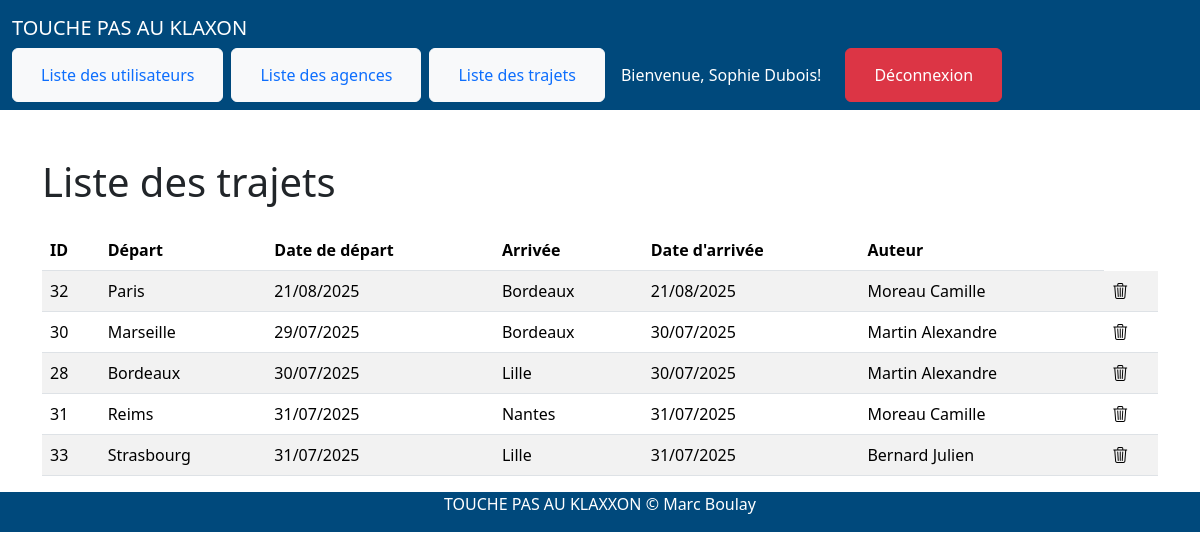
/templates/adminTrajetsList.php (signed in), run on the app's committed database.
### tables this page shows
CREATE TABLE `trajets` (
  `id` int(11) NOT NULL,
  `depart` int(11) NOT NULL,
  `date_depart` date NOT NULL,
  `heure_depart` time NOT NULL,
  `arrivee` int(11) NOT NULL,
  `date_arrivee` date NOT NULL,
  `heure_arrivee` time NOT NULL,
  `nbr_places` int(11) NOT NULL,
  `places_dispo` int(11) NOT NULL,
  `contact` int(11) NOT NULL
);

CREATE TABLE `agences` (
  `id` int(11) NOT NULL,
  `ville` varchar(50) NOT NULL
);

CREATE TABLE `users` (
  `id` int(11) NOT NULL,
  `nom` varchar(50) NOT NULL,
  `prenom` varchar(50) NOT NULL,
  `telephone` int(11) NOT NULL,
  `email` varchar(50) NOT NULL,
  `role` varchar(10) NOT NULL,
  `password` varchar(12) NOT NULL
);

### controller/trajetListController.php (called while the page is built)
<?php
require_once '../core/db.php';
$sql = "SELECT
trajets.id,
DATE_FORMAT(date_depart, '%d/%m/%Y') AS date_depart,
heure_depart,
DATE_FORMAT(date_arrivee, '%d/%m/%Y') AS date_arrivee,
heure_arrivee,
places_dispo,
nbr_places,
users.nom AS nom,
users.prenom AS prenom,
users.email AS email,
users.telephone AS tel,
depart.ville AS depart,
arrivee.ville AS arrivee
FROM trajets
JOIN agences AS depart ON trajets.depart = depart.id
JOIN agences AS arrivee ON trajets.arrivee = arrivee.id
JOIN users ON trajets.contact = users.id
WHERE date_depart >= NOW() AND places_dispo > 0
ORDER BY date_depart ASC";
$resultat = $conn->query($sql);
?>

### templates/adminTrajetsList.php (the view, shortened to what this page needs)
<?php
require '../controller/trajetListController.php';
?>
<!DOCTYPE html>
<html lang="fr">
<head>
    <link href="https://cdn.jsdelivr.net/npm/bootstrap@5.3.7/dist/css/bootstrap.min.css" rel="stylesheet">
    <link rel="stylesheet" href="../assets/style.css">
</head>
<header>
    <?php include 'adminNav.php'; ?>
</header>
<body>
    <div class="container mt-5">
        <h1 class="mb-4">Liste des trajets</h1>
        <table class="table table-striped">
            <thead>
                <tr>
                    <th>ID</th>
                    <th>Départ</th>
                    <th>Date de départ</th>
                    <th>Arrivée</th>
                    <th>Date d'arrivée</th>
                    <th>Auteur</th>
                </tr>
            </thead>
            <tbody>
                <?php if ($resultat->num_rows > 0): ?>
                    <?php while ($ligne = $resultat->fetch_assoc()): ?>
                        <tr>
                            <td><?php echo htmlspecialchars($ligne['id']); ?></td>
                            <td><?php echo htmlspecialchars($ligne['depart']); ?></td>
                            <td><?php echo htmlspecialchars($ligne['date_depart']); ?></td>
                            <td><?php echo htmlspecialchars($ligne['arrivee']); ?></td>
                            <td><?php echo htmlspecialchars($ligne['date_arrivee']); ?></td>
                            <td><?php echo htmlspecialchars($ligne['nom']) ." ". htmlspecialchars($ligne['prenom']); ?></td>
                            <td data-bs-toggle="modal" data-bs-target="#<?php echo htmlspecialchars($ligne['id']); ?>supprimer"><i class="bi bi-trash3"></i></td>
                        </tr>
                    <?php endwhile; ?>
                <?php else: ?>
                    <tr><td colspan="5">Aucun trajet trouvé.</td></tr>
                <?php endif; ?>
            </tbody>
        </table>
    </div>
</body>
    <?php include 'footer.php'?>
</html>

### data on the page
trajets: id "32", depart.ville "Paris", date_depart "21/08/2025", arrivee.ville "Bordeaux", date_arrivee "21/08/2025", contact.nom "Moreau", contact.prenom "Camille"
trajets: id "30", depart.ville "Marseille", date_depart "29/07/2025", arrivee.ville "Bordeaux", date_arrivee "30/07/2025", contact.nom "Martin", contact.prenom "Alexandre"
trajets: id "28", depart.ville "Bordeaux", date_depart "30/07/2025", arrivee.ville "Lille", date_arrivee "30/07/2025", contact.nom "Martin", contact.prenom "Alexandre"
trajets: id "31", depart.ville "Reims", date_depart "31/07/2025", arrivee.ville "Nantes", date_arrivee "31/07/2025", contact.nom "Moreau", contact.prenom "Camille"
trajets: id "33", depart.ville "Strasbourg", date_depart "31/07/2025", arrivee.ville "Lille", date_arrivee "31/07/2025", contact.nom "Bernard", contact.prenom "Julien"

### other printed values
$_SESSION['prenom'] ." ". $_SESSION['nom'] "Sophie Dubois"
